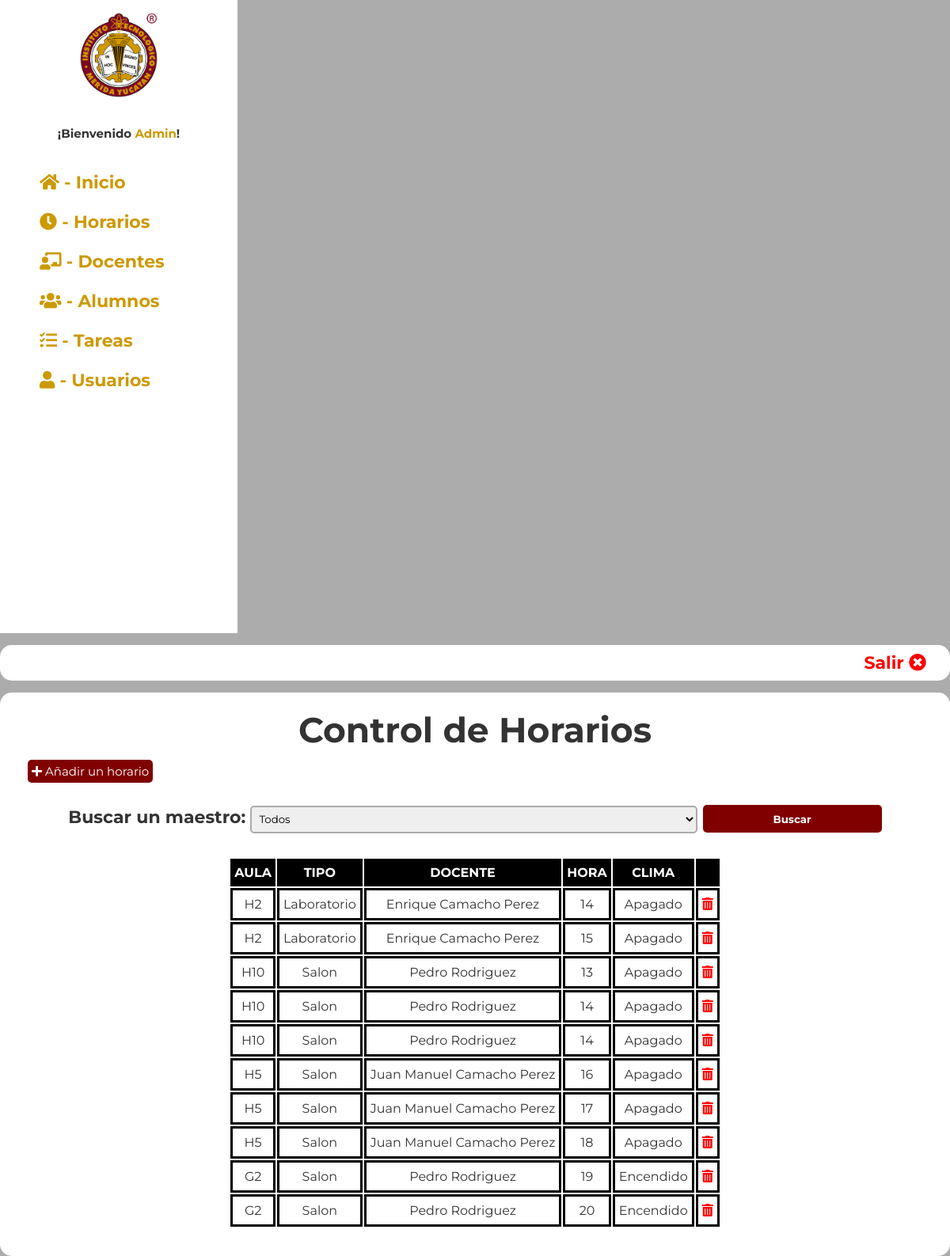
The page /admin/salones.php (signed in) on the database its author committed.
### tables this page shows
CREATE TABLE `lunes` (
  `id` int(5) NOT NULL,
  `aula` int(5) DEFAULT NULL,
  `maestro` int(5) DEFAULT NULL,
  `clima` varchar(255) DEFAULT NULL,
  `hora` int(11) DEFAULT NULL
);

CREATE TABLE `aulas` (
  `id_aula` int(5) NOT NULL,
  `aula` varchar(5) DEFAULT NULL,
  `tipo` varchar(50) DEFAULT NULL,
  `estado` varchar(255) DEFAULT NULL
);

CREATE TABLE `docentes` (
  `id_docente` int(5) NOT NULL,
  `nombres` varchar(255) DEFAULT NULL,
  `apellidos` varchar(255) DEFAULT NULL,
  `jefatura` varchar(255) DEFAULT NULL
);

### admin/salones.php (the view, shortened to what this page needs)
<!DOCTYPE html>
<html lang="en">
<head>
    <link rel="stylesheet" href="https://cdnjs.cloudflare.com/ajax/libs/font-awesome/5.15.4/css/all.min.css"/>
    <link rel="stylesheet" href="styles.css"/>
</head>
<body class="panel">
    <div class="contenedor">
        <?php include "menu_panel.php"?>
        <div class="cont_panel">
            <div class="header_panel">
                <a href="salir.php">Salir <i class="fas fa-times-circle"></i></a>
            </div>
            <div class="info_panel">
                <h1>Control de Horarios</h1>
                <br>
                <div class="cont_info">
                <a href="crear_horario.php" class="btn"><i class="fas fa-plus"></i> Añadir un horario</a><br><br>
                <form class="buscar" action="" method="get">
                    <label for="" class="bs_docente">Buscar un maestro:</label>
                    <select name="busca_docente" class="bs_docentes">
                        <option value="">Todos</option>
                    </select>
                    <button type="submit" name="buscar">Buscar</button>
                </form><br>
                <table class="tablaspanel">
                        <tr>
                            <th>AULA</th>
                            <th>TIPO</th>
                            <th>DOCENTE</th>
                            <th>HORA</th>
                            <th>CLIMA</th>
                            <th colspan="2"></th>
                        </tr>
                        <?php date_default_timezone_set('America/Mexico_City');
                            $dia_semana_ingles = array(
                                'Monday' => 'lunes',
                                'Tuesday' => 'martes',
                                'Wednesday' => 'miercoles',
                                'Thursday' => 'jueves',
                                'Friday' => 'viernes',
                                'Saturday' => 'sabado',
                                'Sunday' => 'domingo'
                            );
                            $dia_semana = $dia_semana_ingles[date("l")];
                            ?>
                        <?php require "conexion.php";
                        if (isset($_GET['buscar']) and $_GET['busca_docente']) {
                            $maestro = $_GET['busca_docente'];
                            $todos_datos = "SELECT * FROM $dia_semana
                            INNER JOIN aulas ON $dia_semana.aula = aulas.id_aula
                            INNER JOIN docentes ON $dia_semana.maestro = docentes.id_docente
                            WHERE nombres LIKE '%$maestro%'";
                        } else {
                            $todos_datos = "SELECT * FROM $dia_semana
                            INNER JOIN aulas ON $dia_semana.aula = aulas.id_aula
                            INNER JOIN docentes ON $dia_semana.maestro = docentes.id_docente";
                        }
                        $resultado = mysqli_query($conectar, $todos_datos);
                        while ($fila = mysqli_fetch_assoc($resultado)){
                        ?>
                            <tr>
                                <td>
                                    <?php echo $fila['aula']; ?>
                                </td>
                                <td><?php echo $fila['tipo']; ?></td>
                                <td><?php echo $fila['nombres']; ?> <?php echo $fila['apellidos']; ?></td>
                                <td><?php echo $fila['hora']; ?></td>
                                <td><?php echo $fila['clima']; ?></td>
                                <td><a class="eliminar" href="#" onClick="validar('eliminar_aula.php?id=<?php echo $fila['id_aula']; ?>')"><i class="fas fa-trash-alt"></i></a></td>
                            </tr>
                        <?php }?>
                    </table>
                </div>
            </div>
        </div>
    </div>
</body>
</html>

### admin/styles.css (style rules this page uses)
* { margin: 0; padding: 0; box-sizing: border-box; font-family: 'Montserrat', sans-serif; }
:root { --color1: #800000; --color2: #c90; --color3: #999999; }
body { padding: 50px; font-family: Arial, Helvetica, sans-serif; font-size: 22px; line-height:25px; color: #333; margin: auto; }
.campos form input, button, select, textarea { width: 100%; height: 35px; margin: 5px 0; padding: 5px; color: #000000; border-radius: 5px; border: #ababab 2px solid; }
.btn { background-color: var(--color1); color: white; border: none; text-decoration: none; padding: 5px; border-radius: 5px; font-size: 15px; }
.header_panel { text-align: right; background-color: white; border-radius: 15px; padding: 10px; }
.header_panel a { color: red; font-weight: bold; text-decoration: none; margin-right: 20px; }
.panel { padding: 0; background-color: #acacac; }
.cont_panel { width: 1200px; margin-top: 15px; vertical-align: top; display: inline-block; }
.info_panel { text-align: center; padding: 35px; background-color: white; border-radius: 15px; margin-top: 15px; }
.cont_info { text-align: left; }
.tablaspanel { margin: auto; font-size: 16px; text-align: center; }
.tablaspanel td { border: black 3px solid; padding: 5px; }
.tablaspanel th { background-color: black; color: #fff; padding: 5px; }
.eliminar { color: red; }
.bs_docentes { width: 50%; }
.buscar { text-align: center; font-weight: bold; }
.buscar button { width: 20%; background-color: var(--color1); color: white; font-weight: bold; border: none; }

### rows shown on the page
lunes: aula.aula "H2", aula.tipo "Laboratorio", maestro.nombres "Enrique", maestro.apellidos "Camacho Perez", hora "14", clima "Apagado"
lunes: aula.aula "H2", aula.tipo "Laboratorio", maestro.nombres "Enrique", maestro.apellidos "Camacho Perez", hora "15", clima "Apagado"
lunes: aula.aula "H10", aula.tipo "Salon", maestro.nombres "Pedro", maestro.apellidos "Rodriguez", hora "13", clima "Apagado"
lunes: aula.aula "H10", aula.tipo "Salon", maestro.nombres "Pedro", maestro.apellidos "Rodriguez", hora "14", clima "Apagado"
lunes: aula.aula "H10", aula.tipo "Salon", maestro.nombres "Pedro", maestro.apellidos "Rodriguez", hora "14", clima "Apagado"
lunes: aula.aula "H5", aula.tipo "Salon", maestro.nombres "Juan Manuel", maestro.apellidos "Camacho Perez", hora "16", clima "Apagado"
lunes: aula.aula "H5", aula.tipo "Salon", maestro.nombres "Juan Manuel", maestro.apellidos "Camacho Perez", hora "17", clima "Apagado"
lunes: aula.aula "H5", aula.tipo "Salon", maestro.nombres "Juan Manuel", maestro.apellidos "Camacho Perez", hora "18", clima "Apagado"
lunes: aula.aula "G2", aula.tipo "Salon", maestro.nombres "Pedro", maestro.apellidos "Rodriguez", hora "19", clima "Encendido"
lunes: aula.aula "G2", aula.tipo "Salon", maestro.nombres "Pedro", maestro.apellidos "Rodriguez", hora "20", clima "Encendido"

### other values the page prints
$usuario "Admin"
